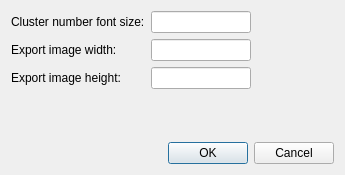
<?xml version="1.0" encoding="UTF-8"?>
<ui version="4.0">
 <class>ClusterDetailViewPropertiesDialog</class>
 <widget class="QDialog" name="ClusterDetailViewPropertiesDialog">
  <property name="geometry">
   <rect>
    <x>0</x>
    <y>0</y>
    <width>345</width>
    <height>175</height>
   </rect>
  </property>
  <property name="windowTitle">
   <string>Dialog</string>
  </property>
  <layout class="QVBoxLayout" name="verticalLayout">
   <item>
    <layout class="QGridLayout" name="gridLayout">
     <item row="2" column="0">
      <widget class="QLabel" name="label">
       <property name="text">
        <string>Export image width:</string>
       </property>
      </widget>
     </item>
     <item row="1" column="0">
      <widget class="QLabel" name="label_3">
       <property name="text">
        <string>Cluster number font size:</string>
       </property>
      </widget>
     </item>
     <item row="1" column="2">
      <spacer name="horizontalSpacer">
       <property name="orientation">
        <enum>Qt::Horizontal</enum>
       </property>
       <property name="sizeHint" stdset="0">
        <size>
         <width>40</width>
         <height>20</height>
        </size>
       </property>
      </spacer>
     </item>
     <item row="2" column="1">
      <widget class="QLineEdit" name="export_image_width">
       <property name="maximumSize">
        <size>
         <width>100</width>
         <height>16777215</height>
        </size>
       </property>
      </widget>
     </item>
     <item row="1" column="1">
      <widget class="QLineEdit" name="cluster_number_font_size">
       <property name="sizePolicy">
        <sizepolicy hsizetype="Expanding" vsizetype="Fixed">
         <horstretch>0</horstretch>
         <verstretch>0</verstretch>
        </sizepolicy>
       </property>
       <property name="maximumSize">
        <size>
         <width>100</width>
         <height>16777215</height>
        </size>
       </property>
      </widget>
     </item>
     <item row="3" column="1">
      <widget class="QLineEdit" name="export_image_height">
       <property name="maximumSize">
        <size>
         <width>100</width>
         <height>16777215</height>
        </size>
       </property>
      </widget>
     </item>
     <item row="3" column="0">
      <widget class="QLabel" name="label_2">
       <property name="text">
        <string>Export image height:</string>
       </property>
      </widget>
     </item>
    </layout>
   </item>
   <item>
    <spacer name="verticalSpacer">
     <property name="orientation">
      <enum>Qt::Vertical</enum>
     </property>
     <property name="sizeHint" stdset="0">
      <size>
       <width>20</width>
       <height>40</height>
      </size>
     </property>
    </spacer>
   </item>
   <item>
    <widget class="QDialogButtonBox" name="buttonBox">
     <property name="orientation">
      <enum>Qt::Horizontal</enum>
     </property>
     <property name="standardButtons">
      <set>QDialogButtonBox::Cancel|QDialogButtonBox::Ok</set>
     </property>
    </widget>
   </item>
  </layout>
 </widget>
 <tabstops>
  <tabstop>cluster_number_font_size</tabstop>
 </tabstops>
 <resources/>
 <connections>
  <connection>
   <sender>buttonBox</sender>
   <signal>accepted()</signal>
   <receiver>ClusterDetailViewPropertiesDialog</receiver>
   <slot>accept()</slot>
   <hints>
    <hint type="sourcelabel">
     <x>248</x>
     <y>254</y>
    </hint>
    <hint type="destinationlabel">
     <x>157</x>
     <y>274</y>
    </hint>
   </hints>
  </connection>
  <connection>
   <sender>buttonBox</sender>
   <signal>rejected()</signal>
   <receiver>ClusterDetailViewPropertiesDialog</receiver>
   <slot>reject()</slot>
   <hints>
    <hint type="sourcelabel">
     <x>316</x>
     <y>260</y>
    </hint>
    <hint type="destinationlabel">
     <x>286</x>
     <y>274</y>
    </hint>
   </hints>
  </connection>
 </connections>
</ui>
